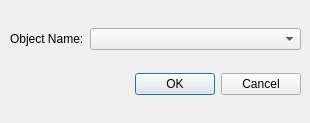
<?xml version="1.0" encoding="UTF-8"?>
<ui version="4.0">
 <class>Dialog</class>
 <widget class="QDialog" name="Dialog">
  <property name="geometry">
   <rect>
    <x>0</x>
    <y>0</y>
    <width>310</width>
    <height>123</height>
   </rect>
  </property>
  <property name="sizePolicy">
   <sizepolicy hsizetype="Preferred" vsizetype="Preferred">
    <horstretch>0</horstretch>
    <verstretch>0</verstretch>
   </sizepolicy>
  </property>
  <property name="minimumSize">
   <size>
    <width>310</width>
    <height>120</height>
   </size>
  </property>
  <property name="maximumSize">
   <size>
    <width>310</width>
    <height>500</height>
   </size>
  </property>
  <property name="windowTitle">
   <string>Add Object</string>
  </property>
  <property name="windowIcon">
   <iconset>
    <normaloff>../junk/UI_old/Icons/AddObject.svg</normaloff>../junk/UI_old/Icons/AddObject.svg</iconset>
  </property>
  <widget class="QWidget" name="layoutWidget">
   <property name="geometry">
    <rect>
     <x>10</x>
     <y>11</y>
     <width>291</width>
     <height>102</height>
    </rect>
   </property>
   <layout class="QVBoxLayout" name="verticalLayout">
    <item>
     <layout class="QHBoxLayout" name="horizontalLayout">
      <item>
       <widget class="QLabel" name="label">
        <property name="sizePolicy">
         <sizepolicy hsizetype="Fixed" vsizetype="Preferred">
          <horstretch>0</horstretch>
          <verstretch>0</verstretch>
         </sizepolicy>
        </property>
        <property name="text">
         <string>Object Name:</string>
        </property>
       </widget>
      </item>
      <item>
       <widget class="QComboBox" name="comboBox"/>
      </item>
     </layout>
    </item>
    <item>
     <widget class="QDialogButtonBox" name="buttonBox">
      <property name="orientation">
       <enum>Qt::Horizontal</enum>
      </property>
      <property name="standardButtons">
       <set>QDialogButtonBox::Cancel|QDialogButtonBox::Ok</set>
      </property>
     </widget>
    </item>
   </layout>
  </widget>
 </widget>
 <resources/>
 <connections>
  <connection>
   <sender>buttonBox</sender>
   <signal>rejected()</signal>
   <receiver>Dialog</receiver>
   <slot>reject()</slot>
   <hints>
    <hint type="sourcelabel">
     <x>297</x>
     <y>65</y>
    </hint>
    <hint type="destinationlabel">
     <x>286</x>
     <y>89</y>
    </hint>
   </hints>
  </connection>
  <connection>
   <sender>buttonBox</sender>
   <signal>accepted()</signal>
   <receiver>Dialog</receiver>
   <slot>accept()</slot>
   <hints>
    <hint type="sourcelabel">
     <x>229</x>
     <y>59</y>
    </hint>
    <hint type="destinationlabel">
     <x>157</x>
     <y>89</y>
    </hint>
   </hints>
  </connection>
 </connections>
</ui>
